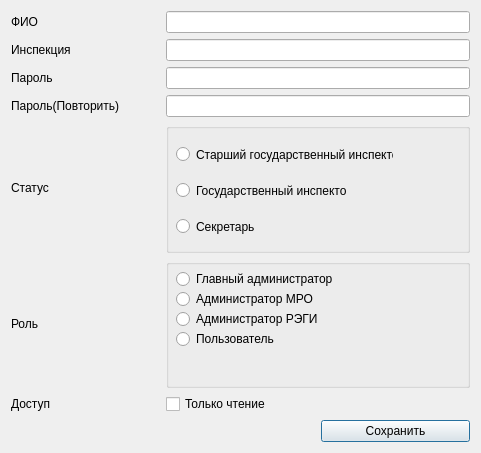
<?xml version="1.0" encoding="UTF-8"?>
<ui version="4.0">
 <class>userDialog</class>
 <widget class="QDialog" name="userDialog">
  <property name="geometry">
   <rect>
    <x>0</x>
    <y>0</y>
    <width>481</width>
    <height>453</height>
   </rect>
  </property>
  <property name="windowTitle">
   <string>Данные о пользователе</string>
  </property>
  <layout class="QGridLayout" name="gridLayout_2">
   <item row="0" column="0">
    <layout class="QGridLayout" name="gridLayout">
     <item row="7" column="2">
      <widget class="QPushButton" name="pushButton">
       <property name="text">
        <string>Сохранить</string>
       </property>
      </widget>
     </item>
     <item row="4" column="1" colspan="2">
      <widget class="QGroupBox" name="groupBox">
       <property name="title">
        <string/>
       </property>
       <widget class="QRadioButton" name="radioButton">
        <property name="geometry">
         <rect>
          <x>10</x>
          <y>23</y>
          <width>217</width>
          <height>17</height>
         </rect>
        </property>
        <property name="text">
         <string>Старший государственный инспектор</string>
        </property>
       </widget>
       <widget class="QRadioButton" name="radioButton_2">
        <property name="geometry">
         <rect>
          <x>10</x>
          <y>59</y>
          <width>170</width>
          <height>17</height>
         </rect>
        </property>
        <property name="text">
         <string>Государственный инспектор</string>
        </property>
       </widget>
       <widget class="QRadioButton" name="radioButton_3">
        <property name="geometry">
         <rect>
          <x>10</x>
          <y>95</y>
          <width>78</width>
          <height>17</height>
         </rect>
        </property>
        <property name="text">
         <string>Секретарь</string>
        </property>
       </widget>
      </widget>
     </item>
     <item row="2" column="0">
      <widget class="QLabel" name="label">
       <property name="text">
        <string>Пароль</string>
       </property>
      </widget>
     </item>
     <item row="3" column="1" colspan="2">
      <widget class="QLineEdit" name="lineEdit_inspection_3"/>
     </item>
     <item row="4" column="0">
      <widget class="QLabel" name="label_3">
       <property name="text">
        <string>Статус</string>
       </property>
      </widget>
     </item>
     <item row="6" column="0">
      <widget class="QLabel" name="label_5">
       <property name="text">
        <string>Доступ</string>
       </property>
      </widget>
     </item>
     <item row="0" column="1" colspan="2">
      <widget class="QLineEdit" name="lineEdit_fio"/>
     </item>
     <item row="1" column="0">
      <widget class="QLabel" name="label_inspection">
       <property name="text">
        <string>Инспекция</string>
       </property>
      </widget>
     </item>
     <item row="3" column="0">
      <widget class="QLabel" name="label_2">
       <property name="text">
        <string>Пароль(Повторить)</string>
       </property>
      </widget>
     </item>
     <item row="0" column="0">
      <widget class="QLabel" name="label_fio">
       <property name="maximumSize">
        <size>
         <width>208</width>
         <height>16777215</height>
        </size>
       </property>
       <property name="text">
        <string>ФИО</string>
       </property>
      </widget>
     </item>
     <item row="1" column="1" colspan="2">
      <widget class="QLineEdit" name="lineEdit_inspection"/>
     </item>
     <item row="5" column="1" colspan="2">
      <widget class="QGroupBox" name="groupBox_2">
       <property name="title">
        <string/>
       </property>
       <widget class="QRadioButton" name="radioButton_4">
        <property name="geometry">
         <rect>
          <x>10</x>
          <y>10</y>
          <width>221</width>
          <height>20</height>
         </rect>
        </property>
        <property name="text">
         <string>Главный администратор</string>
        </property>
       </widget>
       <widget class="QRadioButton" name="radioButton_5">
        <property name="geometry">
         <rect>
          <x>10</x>
          <y>30</y>
          <width>221</width>
          <height>20</height>
         </rect>
        </property>
        <property name="text">
         <string>Администратор МРО</string>
        </property>
       </widget>
       <widget class="QRadioButton" name="radioButton_6">
        <property name="geometry">
         <rect>
          <x>10</x>
          <y>50</y>
          <width>221</width>
          <height>20</height>
         </rect>
        </property>
        <property name="text">
         <string>Администратор РЭГИ</string>
        </property>
       </widget>
       <widget class="QRadioButton" name="radioButton_7">
        <property name="geometry">
         <rect>
          <x>10</x>
          <y>70</y>
          <width>221</width>
          <height>20</height>
         </rect>
        </property>
        <property name="text">
         <string>Пользователь</string>
        </property>
       </widget>
      </widget>
     </item>
     <item row="6" column="1">
      <widget class="QCheckBox" name="checkBox">
       <property name="text">
        <string>Только чтение</string>
       </property>
      </widget>
     </item>
     <item row="5" column="0">
      <widget class="QLabel" name="label_4">
       <property name="text">
        <string>Роль</string>
       </property>
      </widget>
     </item>
     <item row="2" column="1" colspan="2">
      <widget class="QLineEdit" name="lineEdit_inspection_2"/>
     </item>
    </layout>
   </item>
  </layout>
 </widget>
 <resources/>
 <connections/>
</ui>
